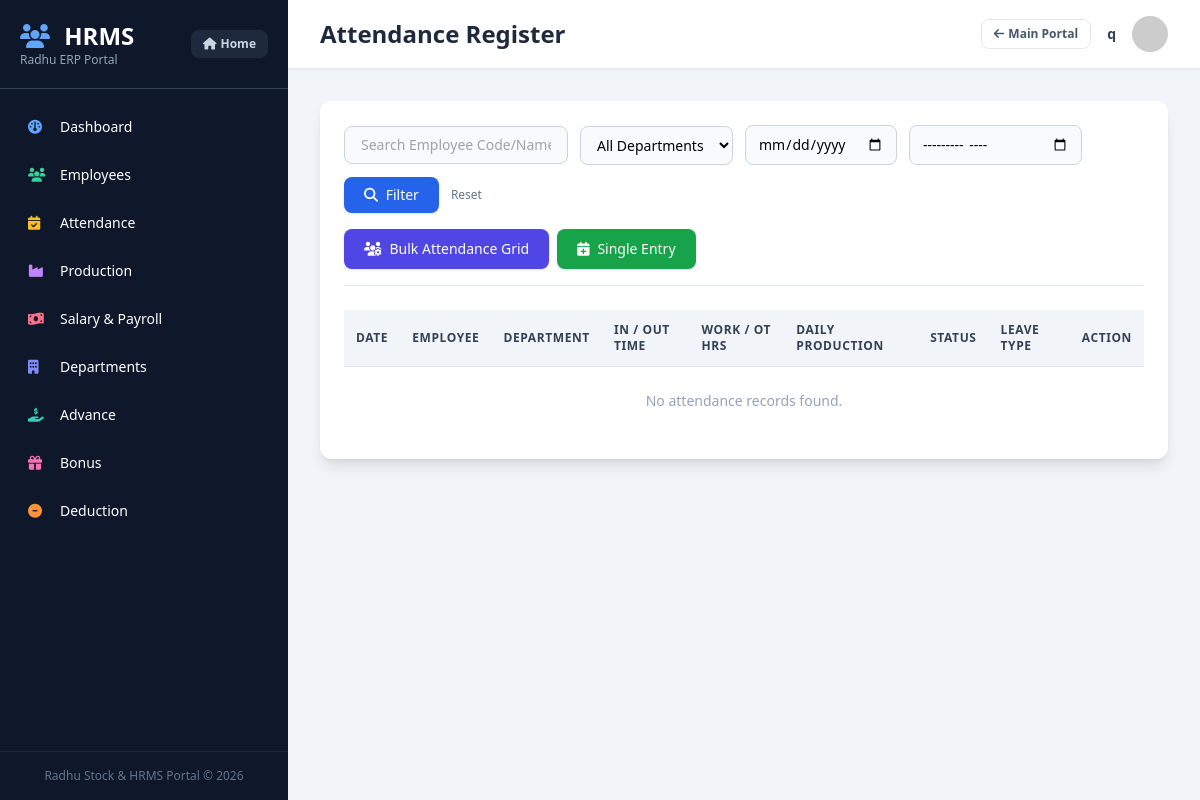
Before: /hr/attendance/ (signed in) with the older database file.
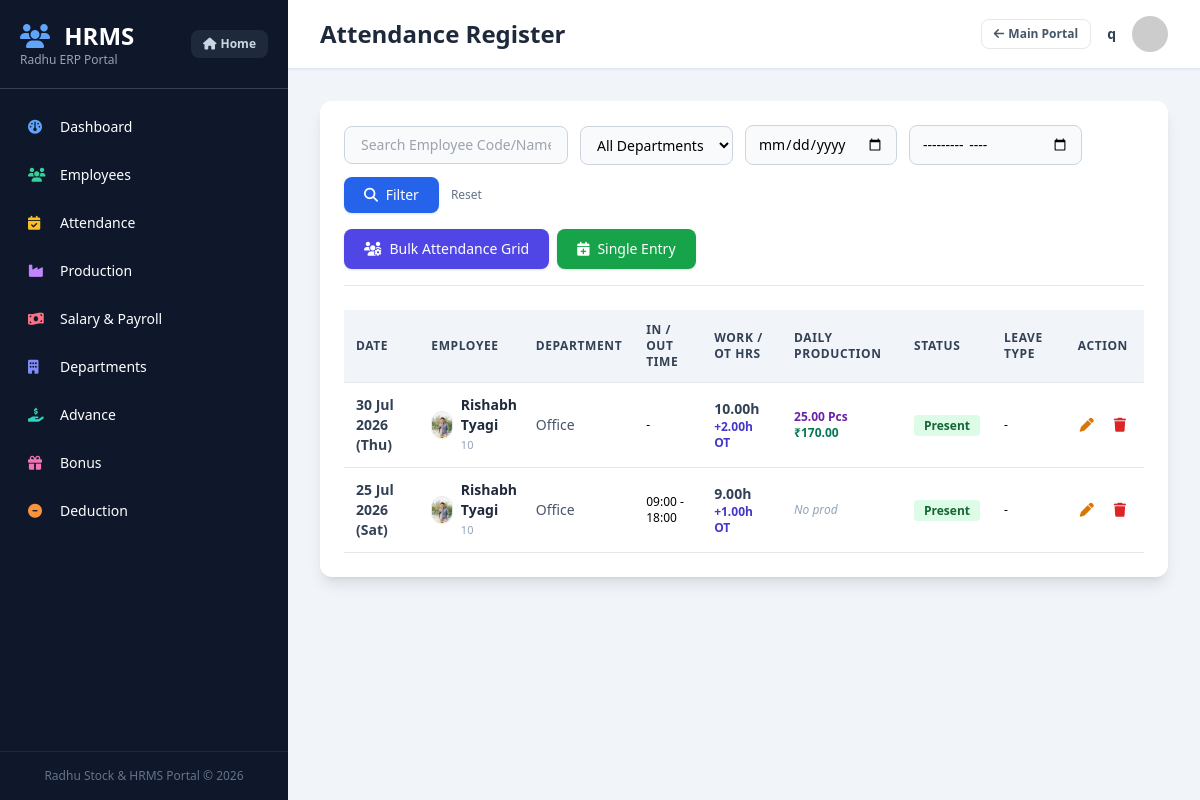
After: the same page with the newer database file.
### hrms/models.py (models this page shows, shortened)
class Attendance(models.Model):
    employee = models.ForeignKey(Employee, on_delete=models.CASCADE, db_index=True)
    date = models.DateField(db_index=True)
    in_time = models.TimeField(blank=True, null=True)
    out_time = models.TimeField(blank=True, null=True)
    working_hours = models.DecimalField(max_digits=5, decimal_places=2, default=0)
    overtime_hours = models.DecimalField(max_digits=5, decimal_places=2, default=0)
    status = models.CharField(max_length=20, choices=ATTENDANCE_STATUS, default="Present")
    leave_type = models.CharField(max_length=10, choices=LEAVE_TYPE, blank=True)
    remarks = models.TextField(blank=True)
    created_by = models.ForeignKey(User, on_delete=models.SET_NULL, null=True, blank=True)
    class Meta:
        unique_together = ("employee", "date")
        ordering = ["-date"]

class Employee(models.Model):
    employee_code = models.CharField(max_length=20, unique=True, db_index=True)
    photo = models.ImageField(upload_to="employees/", blank=True, null=True)
    name = models.CharField(max_length=150, db_index=True)
    father_name = models.CharField(max_length=150, blank=True)
    mobile = models.CharField(max_length=15)
    alternate_mobile = models.CharField(max_length=15, blank=True)
    email = models.EmailField(blank=True)
    dob = models.DateField(null=True, blank=True)
    joining_date = models.DateField(null=True, blank=True)
    department = models.ForeignKey(
        Department, on_delete=models.SET_NULL, null=True, blank=True, db_index=True
    )
    designation = models.CharField(max_length=100)
    employee_type = models.CharField(max_length=20, choices=EMPLOYEE_TYPE, default="Company")
    contractor_name = models.CharField(max_length=150, blank=True)
    address = models.TextField(blank=True)
    aadhaar = models.CharField(max_length=12, blank=True)
    pan = models.CharField(max_length=10, blank=True)
    bank_name = models.CharField(max_length=100, blank=True)
    account_number = models.CharField(max_length=50, blank=True)
    ifsc = models.CharField(max_length=20, blank=True)
    uan = models.CharField(max_length=30, blank=True)
    esi_number = models.CharField(max_length=30, blank=True)
    basic_salary = models.DecimalField(max_digits=12, decimal_places=2, default=0)
    hourly_rate = models.DecimalField(max_digits=10, decimal_places=2, default=0)
    overtime_rate = models.DecimalField(max_digits=10, decimal_places=2, default=0)
    pf_percent = models.DecimalField(max_digits=5, decimal_places=2, default=0)
    esi_percent = models.DecimalField(max_digits=5, decimal_places=2, default=0)
    status = models.CharField(max_length=10, choices=STATUS, default="Active")
    created_at = models.DateTimeField(auto_now_add=True)

class Department(models.Model):
    name = models.CharField(max_length=100, unique=True)
    class Meta:
        ordering = ["name"]
    def __str__(self):
        return self.name

### hrms/views.py (the view)
@login_required
def attendance_list(request):
    search = request.GET.get("search", "").strip()
    date_filter = request.GET.get("date", "")
    dept_id = request.GET.get("department", "")
    month_str = request.GET.get("month", "")
    qs = Attendance.objects.select_related("employee", "employee__department")
    if search:
        qs = qs.filter(
            Q(employee__name__icontains=search) | Q(employee__employee_code__icontains=search)
        )
    if date_filter:
        qs = qs.filter(date=date_filter)
    elif month_str:
        try:
            y, m = month_str.split("-")
            qs = qs.filter(date__year=int(y), date__month=int(m))
        except ValueError:
            pass
    if dept_id:
        qs = qs.filter(employee__department_id=dept_id)
    attendance_list = list(qs.order_by("-date", "employee__name")[:500])
    if attendance_list:
        emp_ids = {a.employee_id for a in attendance_list}
        dates = {a.date for a in attendance_list}
        prods = Production.objects.filter(employee_id__in=emp_ids, date__in=dates)
        prod_map = {}
        for p in prods:
            key = (p.employee_id, p.date)
            prod_map.setdefault(key, []).append(p)
        for a in attendance_list:
            key = (a.employee_id, a.date)
            a.daily_productions = prod_map.get(key, [])
            a.daily_prod_qty = sum(p.quantity for p in a.daily_productions)
            a.daily_prod_amt = sum(p.total_amount for p in a.daily_productions)
    context = {
        "attendance": attendance_list,
        "search": search,
        "date_filter": date_filter,
        "month_str": month_str,
        "dept_id": dept_id,
        "departments": Department.objects.all(),
    }
    return render(request, "hrms/attendance_list.html", context)

### templates/hrms/attendance_list.html (shortened to what the changed rows need)
{% extends 'hrms/base.html' %}
{% block page_title %}Attendance Register{% endblock %}
{% block content %}
<div class="bg-white rounded-xl shadow-lg p-6 space-y-6">
    <div class="overflow-x-auto">
        <table class="w-full text-left text-sm border-collapse">
            <thead class="bg-slate-100 text-slate-700 uppercase text-xs font-bold tracking-wider">
                <tr>
                    <th class="p-3 border-b">Date</th>
                    <th class="p-3 border-b">Employee</th>
                    <th class="p-3 border-b">Department</th>
                    <th class="p-3 border-b">In / Out Time</th>
                    <th class="p-3 border-b">Work / OT Hrs</th>
                    <th class="p-3 border-b">Daily Production</th>
                    <th class="p-3 border-b">Status</th>
                    <th class="p-3 border-b">Leave Type</th>
                    <th class="p-3 border-b text-center">Action</th>
                </tr>
            </thead>
            <tbody>
                {% for row in attendance %}
                <tr class="border-b hover:bg-slate-50">
                    <td class="p-3 font-semibold text-slate-700">{{ row.date|date:"d M Y (D)" }}</td>
                    <td class="p-3">
                        <a href="{% url 'employee_detail' row.employee.id %}" class="font-bold text-slate-800 hover:text-blue-600 flex items-center gap-2">
                            {% if row.employee.photo %}
                                <img src="{{ row.employee.photo.url }}" class="w-7 h-7 rounded-full object-cover border">
                            {% else %}
                                <img src="https://ui-avatars.com/api/?name={{ row.employee.name|urlencode }}&background=1e293b&color=fff" class="w-7 h-7 rounded-full object-cover">
                            {% endif %}
                            <div>
                                <div>{{ row.employee.name }}</div>
                                <div class="text-[11px] font-normal text-slate-400">{{ row.employee.employee_code }}</div>
                            </div>
                        </a>
                    </td>
                    <td class="p-3 text-slate-600">{{ row.employee.department|default:"-" }}</td>
                    <td class="p-3 text-xs">
                        {% if row.in_time %}{{ row.in_time|time:"H:i" }} - {{ row.out_time|time:"H:i" }}{% else %}-{% endif %}
                    </td>
                    <td class="p-3">
                        <div class="font-semibold text-slate-700">{{ row.working_hours }}h</div>
                        {% if row.overtime_hours > 0 %}
                            <div class="font-bold text-indigo-700 text-xs">+{{ row.overtime_hours }}h OT</div>
                        {% endif %}
                    </td>
                    <td class="p-3 text-xs">
                        {% if row.daily_prod_qty > 0 %}
                            <div class="font-bold text-purple-800">{{ row.daily_prod_qty }} Pcs</div>
                            <div class="text-emerald-700 font-semibold">₹{{ row.daily_prod_amt }}</div>
                        {% else %}
                            <span class="text-slate-400 italic">No prod</span>
                        {% endif %}
                    </td>
                    <td class="p-3">
                        {% if row.status == 'Present' %}
                            <span class="px-2.5 py-0.5 rounded text-xs font-semibold bg-green-100 text-green-800">Present</span>
                        {% elif row.status == 'Absent' %}
                            <span class="px-2.5 py-0.5 rounded text-xs font-semibold bg-red-100 text-red-800">Absent</span>
                        {% elif row.status == 'Half Day' %}
                            <span class="px-2.5 py-0.5 rounded text-xs font-semibold bg-amber-100 text-amber-800">Half Day</span>
                        {% else %}
                            <span class="px-2.5 py-0.5 rounded text-xs font-semibold bg-slate-100 text-slate-800">{{ row.status }}</span>
                        {% endif %}
                    </td>
                    <td class="p-3 text-xs">
                        {% if row.leave_type %}
                            <span class="font-bold px-2 py-0.5 rounded {% if row.leave_type == 'LOP' %}bg-rose-100 text-rose-800{% else %}bg-amber-100 text-amber-800{% endif %}">
                                {{ row.leave_type }}
                            </span>
                        {% else %}-{% endif %}
                    </td>
                    <td class="p-3 text-center">
                        <div class="flex justify-center items-center gap-2">
                            <a href="{% url 'attendance_edit' row.id %}" class="p-1.5 text-amber-600 hover:bg-amber-50 rounded" title="Edit">
                                <i class="fa-solid fa-pen"></i>
                            </a>
                            <a href="{% url 'attendance_delete' row.id %}" class="p-1.5 text-red-600 hover:bg-red-50 rounded" title="Delete" onclick="return confirm('Delete attendance record?');">
                                <i class="fa-solid fa-trash"></i>
                            </a>
                        </div>
                    </td>
                </tr>
                {% empty %}
                <tr>
                    <td colspan="9" class="p-6 text-center text-slate-400">No attendance records found.</td>
                </tr>
                {% endfor %}
            </tbody>
        </table>
    </div>
</div>
{% endblock %}

Changed rows visible on the page:
added Attendance: date "30 Jul 2026 (Thu)", employee.photo (picture), employee.name "Rishabh Tyagi", employee.employee_code "10", employee.department "Office", working_hours "10.00", overtime_hours "2.00", daily_prod_qty "25.00", daily_prod_amt "170.00", status "Present"
added Attendance: date "25 Jul 2026 (Sat)", employee.photo (picture), employee.name "Rishabh Tyagi", employee.employee_code "10", employee.department "Office", in_time "09:00", out_time "18:00", working_hours "9.00", overtime_hours "1.00", shows "No prod", status "Present"
Other visible differences:
text no longer shown: "No attendance records found."
